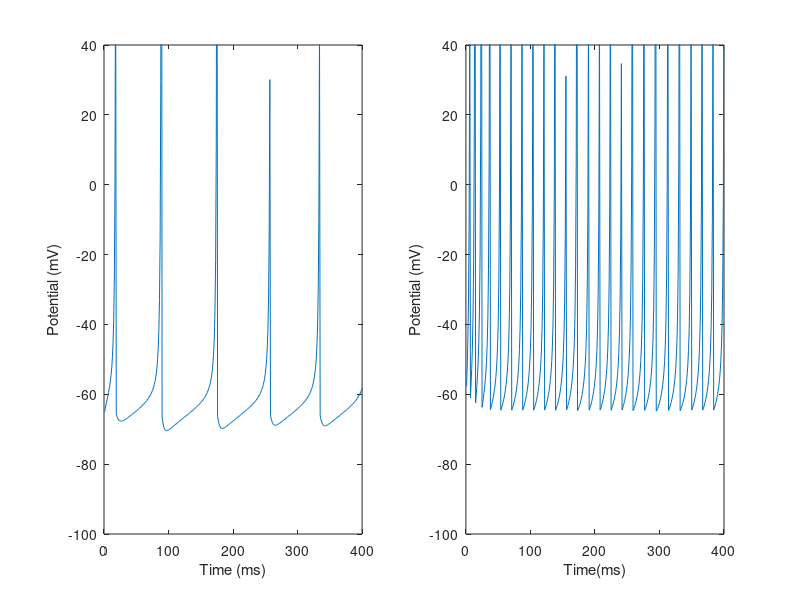

MATLAB code for this plot:
%Izikevich model

clear all;
a = 0.02;
b = 0.2; 
c = -65;
d = 2;
v = -65;    % Initial value of v
u = b*v;   % Initial value of u

% 1. RegularSpiking <RS>
%a1 = 0.02; b1 = 0.26; 

v_record1 = []; %recording the voltages
v_record2 = [];

%Running the simulation

for t=1:400           % simulation of whatever milliseconds
   
 I = 5; % thalamic input
 
%   if t >= 30
%       I = 10;
%   end
  v_record1 = [v_record1; v]; % appending the record at every iteration
  
  if v>=30 % checking for spikes
    v = c;  
    u = u + d;
  end
  v= v+0.5*(0.04*v.^2+5*v+140-u+I); % voltage update equation
  u= u+ a*(b*v-u);                 
  
end

for t=1:400           % simulation of whatever milliseconds
   
 I = 15; % thalamic input
 
%   if t >= 30
%       I = 10;
%   end
  v_record2 = [v_record2; v]; % appending the record at every iteration
  
  if v>=30 % checking for spikes
    v = c;  
    u = u + d;
  end
  v= v+0.5*(0.04*v.^2+5*v+140-u+I); % voltage update equation
  u= u+ a*(b*v-u);                 
  
end

subplot(1,2,1)
plot(v_record1);
ylabel('Potential (mV)');
xlabel('Time (ms)');
%title('Neuron Response')
ylim([-100,40]);


subplot(1,2,2)
plot(v_record2);
ylabel('Potential (mV)');
xlabel('Time(ms)');
%title('Neuron Response)')
ylim([-100,40]);






